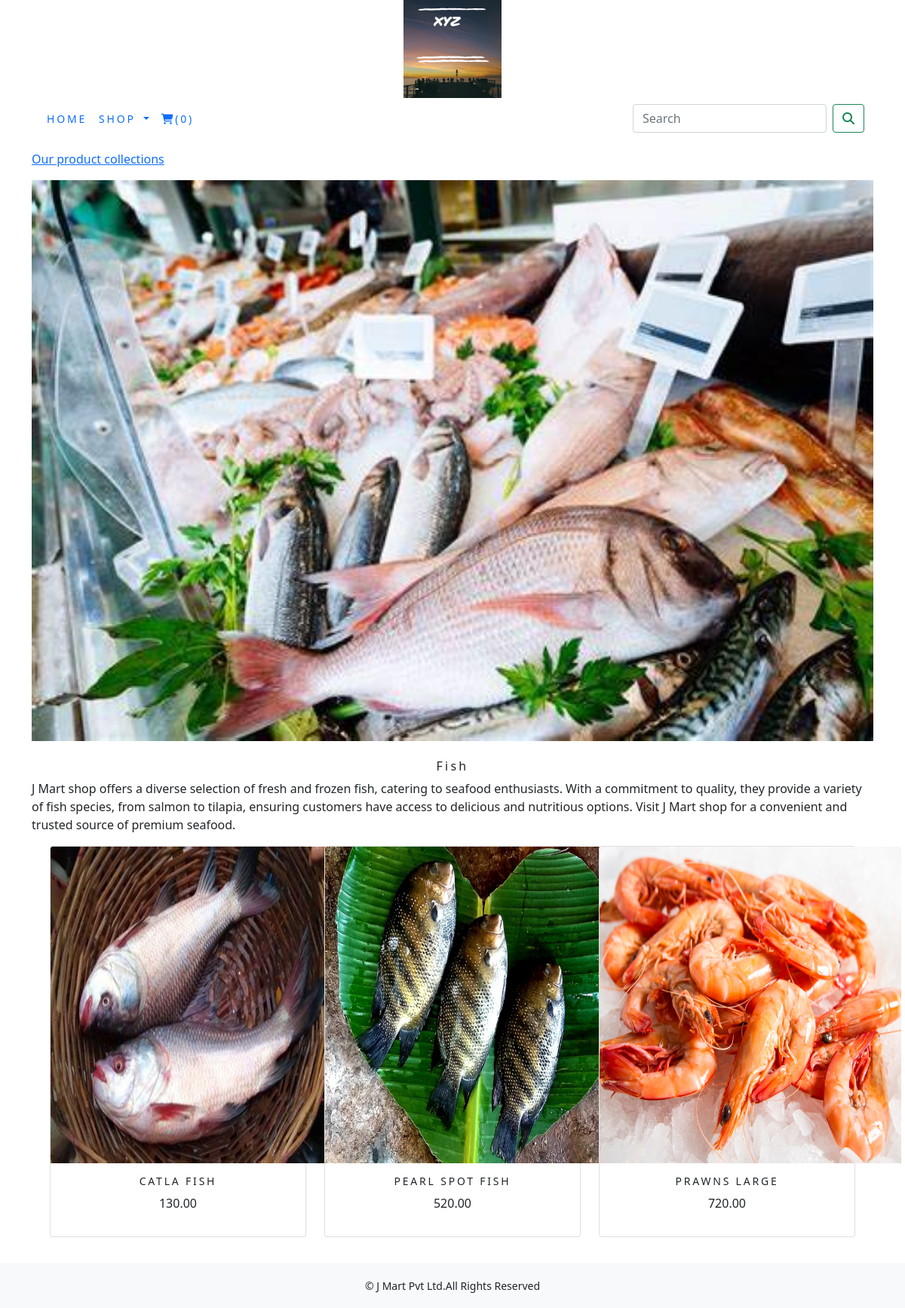
/shop/fish/, run on the app's committed database.
### shop/models.py (models this page shows, shortened)
class Category(models.Model):
    name=models.CharField(max_length=250,unique=True)
    slug=models.CharField(max_length=250,unique=True)
    description=models.TextField(blank=True)
    image=models.ImageField(upload_to='category',blank=True)
    class Meta:
        ordering=('name',)
        verbose_name='category'
        verbose_name_plural='categories'
    def get_url(self):
        return reverse('shop:products_by_category',args=[self.slug])

class Product(models.Model):
    name=models.CharField(max_length=250,unique=True)
    slug=models.SlugField(max_length=250,unique=True)
    description=models.TextField(blank=True)
    price=models.DecimalField(max_digits=10,decimal_places=2)
    category=models.ForeignKey(Category,on_delete=models.CASCADE)
    image=models.ImageField(upload_to='product',blank=True)
    stock=models.IntegerField()
    available=models.BooleanField(default=True)
    created=models.DateTimeField(auto_now_add=True)
    updated=models.DateTimeField(auto_now=True)
    def get_url(self):
        return reverse('shop:prodCatdetail',args=[self.category.slug,self.slug])
    class Meta:
        ordering=('name',)
        verbose_name='product'
        verbose_name_plural='products'

### shop/views.py (the view)
# urls.py: path('',views.allProdCat,name='allProdCat'),
def allProdCat(request,c_slug=None):
    c_page=None
    products_list=None
    if c_slug !=None:
        c_page=get_object_or_404(Category,slug=c_slug)
        products_list=Product.objects.all().filter(category=c_page,available=True)
    else:
        products_list=Product.objects.all().filter(available=True)
    paginator=Paginator(products_list,6)
    try:
        page=int(request.GET.get('page','1'))
    except:
        page=1
    try:
        products=paginator.page(page)
    except (EmptyPage,InvalidPage):
        products=paginator.page(paginator.num_pages)
    return render(request,"category.html",{'category':c_page,'products':products})

### cart/context_processors.py (called while the page is built)
def counter(request):
    item_count=0
    if 'admin' in request.path:
        return {}
    else:
        try:
            cart=Cart.objects.filter(cart_id=_cart_id(request))
            cart_items=CartItem.objects.all().filter(cart=cart[:1])
            for cart_item in cart_items:
                item_count +=cart_item.quantity
        except Cart.DoesNotExist:
            item_count=0
    return dict(item_count=item_count)

### cart/views.py (called while the page is built)
def _cart_id(request):
    cart=request.session.session_key
    if not cart:
        cart=request.session.create()
    return cart

### shop/context_processors.py (called while the page is built)
def menu_links(request):
    links=Category.objects.all()
    return dict(links=links)

### templates/category.html (shortened to what this page needs)
{% extends 'base.html' %}
{% load static %}
{% block content %}
{% if category %}
<div>
    <div class="row my_row_class">
        <div class="mx-auto">
        <p><a href="{% url 'shop:allProdCat' %}"> Our product collections</a></p>
    </div>
        </div>
</div>
{% endif %}
<div class="mx-auto">
    {% if category %}
    <img class="my_image" src="{{category.image.url}}" alt="{{category.name}}">
</div>
<br>
<div>
    <h1 class="text-center my_title">{{category.name}}</h1>
    <p class="text-justify">{{category.description}}</p>
</div>
{% endif %}
<div class="container">
    <div class="row mx-auto">
        {% for product in products.object_list %}
        <div class="my_bottom_margin col-9 col-sm-12 col-md-4 col-lg-4">
            <div class="card text-center" style="min-width:18rem;">
                <a href="{{product.get_url}}"><img class="card-img-top my_image" src="{{product.image.url}}"alt="{{product.name}}" style="width: 400px; height: 420px;"></a>
                <div class="card-body">
                    <h4>{{product.name}}</h4>
                    <p>{{product.price}}</p>
                </div>
            </div>
        </div>
        {% endfor %}
    </div>
    <br>
</div>
{% endblock %}

### static/css/custom.css (style rules this page uses)
body { font-family: 'Roboto', sans-serif; }
.my_row_class { padding-top:15px; }
.my_image { width:100%; height: auto; }
.my_title { font-size:16px; text_transform:uppercase; letter-spacing:.2em; }
.my_bottom_margin { margin-bottom:10px; }
.card-body h4 { font-size:14px; text-transform:uppercase; letter-spacing:.2em; }

### data on the page
Category: image (picture), name "Fish", description "J Mart shop offers a diverse selection of fresh and frozen fish, catering to seafood enthusiasts. With a commitment to quality, they provide a variety of fish species, from salmon to tilapia, ensuring customers have access to delicious and nutritious options. Visit J Mart shop for a convenient and trusted source of premium seafood."
Product: image (picture), name "CATLA FISH", price "130.00"
Product: image (picture), name "PEARL SPOT FISH", price "520.00"
Product: image (picture), name "PRAWNS LARGE", price "720.00"

### other printed values
{{ item_count }} "0"
